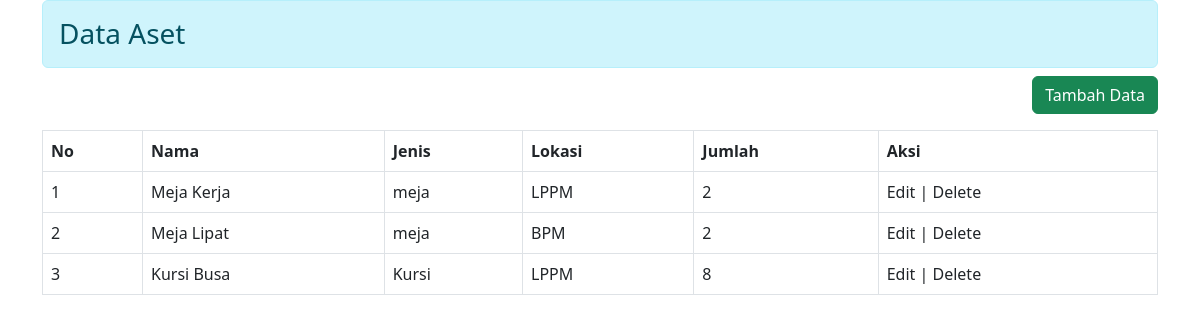
The page /index.php/aset on the database its author committed.
### tables this page shows
CREATE TABLE `tabel_aset` (
  `id` int(11) NOT NULL,
  `nama_aset` varchar(50) NOT NULL,
  `jenis` varchar(10) NOT NULL,
  `lokasi` varchar(20) NOT NULL,
  `jumlah` int(11) NOT NULL
);

### application/controllers/Aset.php (called while the page is built, shortened)
<?php
class Aset extends CI_Controller
{
	function __construct()
	{
		$this->load->model('AsetModel');
	}
	function index()
	{
		$data['data_aset'] = $this->AsetModel->semua_data();
		return $this->load->view('aset/v_index', $data);
	}
}

### index.php (called while the page is built, shortened)
<?php
require_once BASEPATH.'core/CodeIgniter.php';

### application/models/AsetModel.php (called while the page is built)
<?php
class AsetModel extends CI_Model
{
	public function semua_data()
	{
		return $this->db->get('tabel_aset')->result();
	}
}

### application/views/aset/v_index.php (the view, shortened to what this page needs)
<!DOCTYPE html>
<html lang="en">
<head>
	<link href="https://cdn.jsdelivr.net/npm/bootstrap@5.2.2/dist/css/bootstrap.min.css" rel="stylesheet">
</head>
<body>
	<div class="container">
		<h3 class="mb-2 alert alert-info">Data Aset</h3>
		<a href="<?=site_url('aset/tambah')?>" class="mb-3 float-end btn btn-success">Tambah Data</a>
		<table class="table table-bordered table-hover">
			<thead>
				<tr>
					<th>No</th>
					<th>Nama</th>
					<th>Jenis</th>
					<th>Lokasi</th>
					<th>Jumlah</th>
					<th>Aksi</th>
				</tr>
			</thead>
			<tbody>
				<?php
				$no = 1;
				foreach ($data_aset as $row) {
				?>
					<tr>
						<td><?=$no++?></td>
						<td><?=$row->nama_aset; ?></td>
						<td><?=$row->jenis; ?></td>
						<td><?=$row->lokasi; ?></td>
						<td><?=$row->jumlah; ?></td>
						<td>Edit | Delete</td>
					</tr>
				<?php
				}
				?>
			</tbody>
		</table>
	</div>
</body>
</html>

### rows shown on the page
tabel_aset: nama_aset "Meja Kerja", jenis "meja", lokasi "LPPM", jumlah "2"
tabel_aset: nama_aset "Meja Lipat", jenis "meja", lokasi "BPM", jumlah "2"
tabel_aset: nama_aset "Kursi Busa", jenis "Kursi", lokasi "LPPM", jumlah "8"
